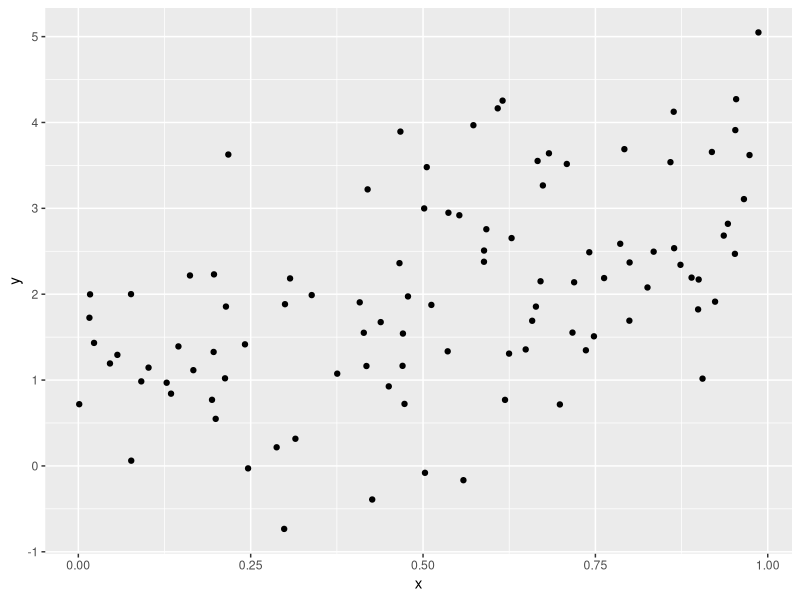

R code for this plot:
## ---- chunk 1
library(tidyverse)

plot_df =
  tibble(
    x = runif(100),
    y = 1 + 2 * x + rnorm(100)
  )

plot_df |>
  ggplot(aes(x = x, y = y)) +
  geom_point()
